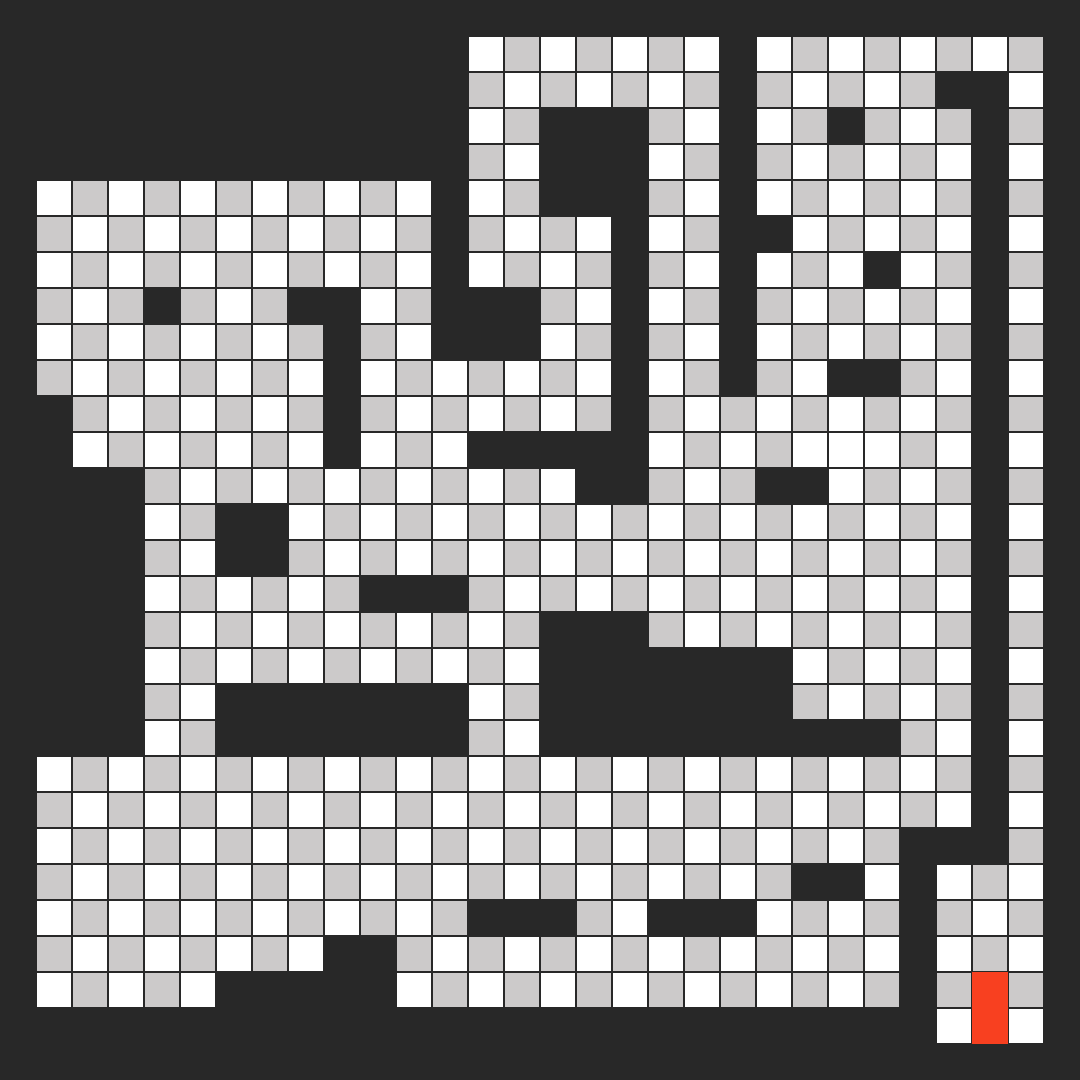

A level layout from a 2D game, rendered from its tile map. Below: a short description, then the map file with its tile-grid data intact:
An orthogonal 30x30 tile map with 36x36 px tiles, 2 tile layers (world, goal).

<map version="1.0" orientation="orthogonal" renderorder="right-up" width="30" height="30" tilewidth="36" tileheight="36" nextobjectid="1">
 <tileset firstgid="1" name="simple_tiles" tilewidth="36" tileheight="36" tilecount="4" columns="2">
  <image source="simple_tiles.png" trans="ff00ff" width="72" height="72" />
 </tileset>
 <layer name="world" width="30" height="30">
  <data encoding="csv">
1,1,1,1,1,1,1,1,1,1,1,1,1,1,1,1,1,1,1,1,1,1,1,1,1,1,1,1,1,1,
1,1,1,1,1,1,1,1,1,1,1,1,1,3,4,3,4,3,4,3,1,3,4,3,4,3,4,3,4,1,
1,1,1,1,1,1,1,1,1,1,1,1,1,4,3,4,3,4,3,4,1,4,3,4,3,4,1,1,3,1,
1,1,1,1,1,1,1,1,1,1,1,1,1,3,4,1,1,1,4,3,1,3,4,1,4,3,4,1,4,1,
1,1,1,1,1,1,1,1,1,1,1,1,1,4,3,1,1,1,3,4,1,4,3,4,3,4,3,1,3,1,
1,3,4,3,4,3,4,3,4,3,4,3,1,3,4,1,1,1,4,3,1,3,4,3,4,3,4,1,4,1,
1,4,3,4,3,4,3,4,3,4,3,4,1,4,3,4,3,1,3,4,1,1,3,4,3,4,3,1,3,1,
1,3,4,3,4,3,4,3,4,3,4,3,1,3,4,3,4,1,4,3,1,3,4,3,1,3,4,1,4,1,
1,4,3,4,1,4,3,4,1,1,3,4,1,1,1,4,3,1,3,4,1,4,3,4,3,4,3,1,3,1,
1,3,4,3,4,3,4,3,4,1,4,3,1,1,1,3,4,1,4,3,1,3,4,3,4,3,4,1,4,1,
1,4,3,4,3,4,3,4,3,1,3,4,3,4,3,4,3,1,3,4,1,4,3,1,1,4,3,1,3,1,
1,1,4,3,4,3,4,3,4,1,4,3,4,3,4,3,4,1,4,3,4,3,4,3,4,3,4,1,4,1,
1,1,3,4,3,4,3,4,3,1,3,4,3,1,1,1,1,1,3,4,3,4,3,3,3,4,3,1,3,1,
1,1,1,1,4,3,4,3,4,3,4,3,4,3,4,3,1,1,4,3,4,1,1,3,4,3,4,1,4,1,
1,1,1,1,3,4,1,1,3,4,3,4,3,4,3,4,3,4,3,4,3,4,3,4,3,4,3,1,3,1,
1,1,1,1,4,3,1,1,4,3,4,3,4,3,4,3,4,3,4,3,4,3,4,3,4,3,4,1,4,1,
1,1,1,1,3,4,3,4,3,4,1,1,1,4,3,4,3,4,3,4,3,4,3,4,3,4,3,1,3,1,
1,1,1,1,4,3,4,3,4,3,4,3,4,3,4,1,1,1,4,3,4,3,4,3,4,3,4,1,4,1,
1,1,1,1,3,4,3,4,3,4,3,4,3,4,3,1,1,1,1,1,1,1,3,4,3,4,3,1,3,1,
1,1,1,1,4,3,1,1,1,1,1,1,1,3,4,1,1,1,1,1,1,1,4,3,4,3,4,1,4,1,
1,1,1,1,3,4,1,1,1,1,1,1,1,4,3,1,1,1,1,1,1,1,1,1,1,4,3,1,3,1,
1,3,4,3,4,3,4,3,4,3,4,3,4,3,4,3,4,3,4,3,4,3,4,3,4,3,4,1,4,1,
1,4,3,4,3,4,3,4,3,4,3,4,3,4,3,4,3,4,3,4,3,4,3,4,3,4,3,1,3,1,
1,3,4,3,4,3,4,3,4,3,4,3,4,3,4,3,4,3,4,3,4,3,4,3,4,1,1,1,4,1,
1,4,3,4,3,4,3,4,3,4,3,4,3,4,3,4,3,4,3,4,3,4,1,1,3,1,3,4,3,1,
1,3,4,3,4,3,4,3,4,3,4,3,4,1,1,1,4,3,1,1,1,3,4,3,4,1,4,3,4,1,
1,4,3,4,3,4,3,4,3,1,1,4,3,4,3,4,3,4,3,4,3,4,3,4,3,1,3,4,3,1,
1,3,4,3,4,3,1,1,1,1,1,3,4,3,4,3,4,3,4,3,4,3,4,3,4,1,4,3,4,1,
1,1,1,1,1,1,1,1,1,1,1,1,1,1,1,1,1,1,1,1,1,1,1,1,1,1,3,4,3,1,
1,1,1,1,1,1,1,1,1,1,1,1,1,1,1,1,1,1,1,1,1,1,1,1,1,1,1,1,1,1
</data>
 </layer>
 <layer name="goal" width="30" height="30">
  <data encoding="csv">
0,0,0,0,0,0,0,0,0,0,0,0,0,0,0,0,0,0,0,0,0,0,0,0,0,0,0,0,0,0,
0,0,0,0,0,0,0,0,0,0,0,0,0,0,0,0,0,0,0,0,0,0,0,0,0,0,0,0,0,0,
0,0,0,0,0,0,0,0,0,0,0,0,0,0,0,0,0,0,0,0,0,0,0,0,0,0,0,0,0,0,
0,0,0,0,0,0,0,0,0,0,0,0,0,0,0,0,0,0,0,0,0,0,0,0,0,0,0,0,0,0,
0,0,0,0,0,0,0,0,0,0,0,0,0,0,0,0,0,0,0,0,0,0,0,0,0,0,0,0,0,0,
0,0,0,0,0,0,0,0,0,0,0,0,0,0,0,0,0,0,0,0,0,0,0,0,0,0,0,0,0,0,
0,0,0,0,0,0,0,0,0,0,0,0,0,0,0,0,0,0,0,0,0,0,0,0,0,0,0,0,0,0,
0,0,0,0,0,0,0,0,0,0,0,0,0,0,0,0,0,0,0,0,0,0,0,0,0,0,0,0,0,0,
0,0,0,0,0,0,0,0,0,0,0,0,0,0,0,0,0,0,0,0,0,0,0,0,0,0,0,0,0,0,
0,0,0,0,0,0,0,0,0,0,0,0,0,0,0,0,0,0,0,0,0,0,0,0,0,0,0,0,0,0,
0,0,0,0,0,0,0,0,0,0,0,0,0,0,0,0,0,0,0,0,0,0,0,0,0,0,0,0,0,0,
0,0,0,0,0,0,0,0,0,0,0,0,0,0,0,0,0,0,0,0,0,0,0,0,0,0,0,0,0,0,
0,0,0,0,0,0,0,0,0,0,0,0,0,0,0,0,0,0,0,0,0,0,0,0,0,0,0,0,0,0,
0,0,0,0,0,0,0,0,0,0,0,0,0,0,0,0,0,0,0,0,0,0,0,0,0,0,0,0,0,0,
0,0,0,0,0,0,0,0,0,0,0,0,0,0,0,0,0,0,0,0,0,0,0,0,0,0,0,0,0,0,
0,0,0,0,0,0,0,0,0,0,0,0,0,0,0,0,0,0,0,0,0,0,0,0,0,0,0,0,0,0,
0,0,0,0,0,0,0,0,0,0,0,0,0,0,0,0,0,0,0,0,0,0,0,0,0,0,0,0,0,0,
0,0,0,0,0,0,0,0,0,0,0,0,0,0,0,0,0,0,0,0,0,0,0,0,0,0,0,0,0,0,
0,0,0,0,0,0,0,0,0,0,0,0,0,0,0,0,0,0,0,0,0,0,0,0,0,0,0,0,0,0,
0,0,0,0,0,0,0,0,0,0,0,0,0,0,0,0,0,0,0,0,0,0,0,0,0,0,0,0,0,0,
0,0,0,0,0,0,0,0,0,0,0,0,0,0,0,0,0,0,0,0,0,0,0,0,0,0,0,0,0,0,
0,0,0,0,0,0,0,0,0,0,0,0,0,0,0,0,0,0,0,0,0,0,0,0,0,0,0,0,0,0,
0,0,0,0,0,0,0,0,0,0,0,0,0,0,0,0,0,0,0,0,0,0,0,0,0,0,0,0,0,0,
0,0,0,0,0,0,0,0,0,0,0,0,0,0,0,0,0,0,0,0,0,0,0,0,0,0,0,0,0,0,
0,0,0,0,0,0,0,0,0,0,0,0,0,0,0,0,0,0,0,0,0,0,0,0,0,0,0,0,0,0,
0,0,0,0,0,0,0,0,0,0,0,0,0,0,0,0,0,0,0,0,0,0,0,0,0,0,0,0,0,0,
0,0,0,0,0,0,0,0,0,0,0,0,0,0,0,0,0,0,0,0,0,0,0,0,0,0,0,0,0,0,
0,0,0,0,0,0,0,0,0,0,0,0,0,0,0,0,0,0,0,0,0,0,0,0,0,0,0,2,0,0,
0,0,0,0,0,0,0,0,0,0,0,0,0,0,0,0,0,0,0,0,0,0,0,0,0,0,0,2,0,0,
0,0,0,0,0,0,0,0,0,0,0,0,0,0,0,0,0,0,0,0,0,0,0,0,0,0,0,0,0,0
</data>
 </layer>
</map>